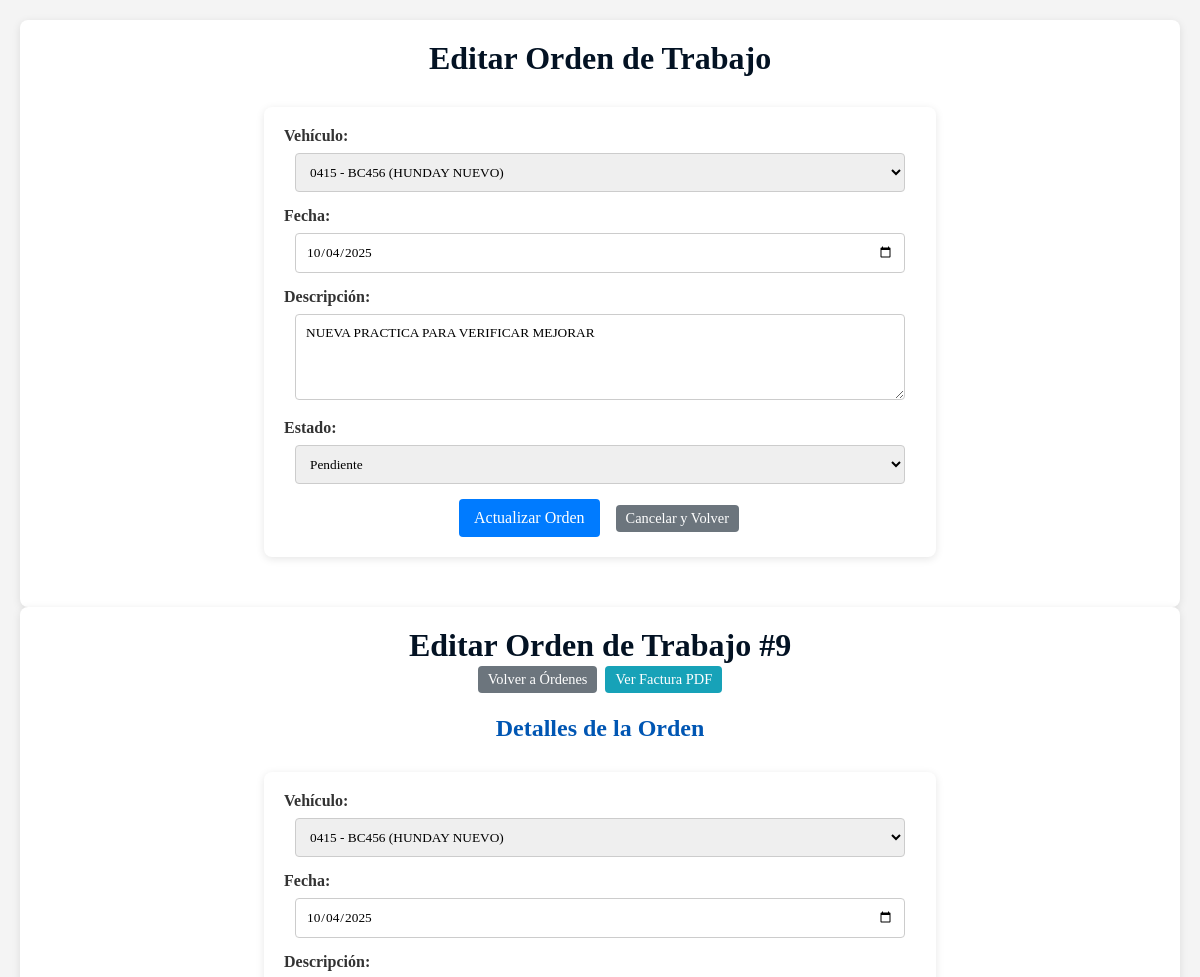
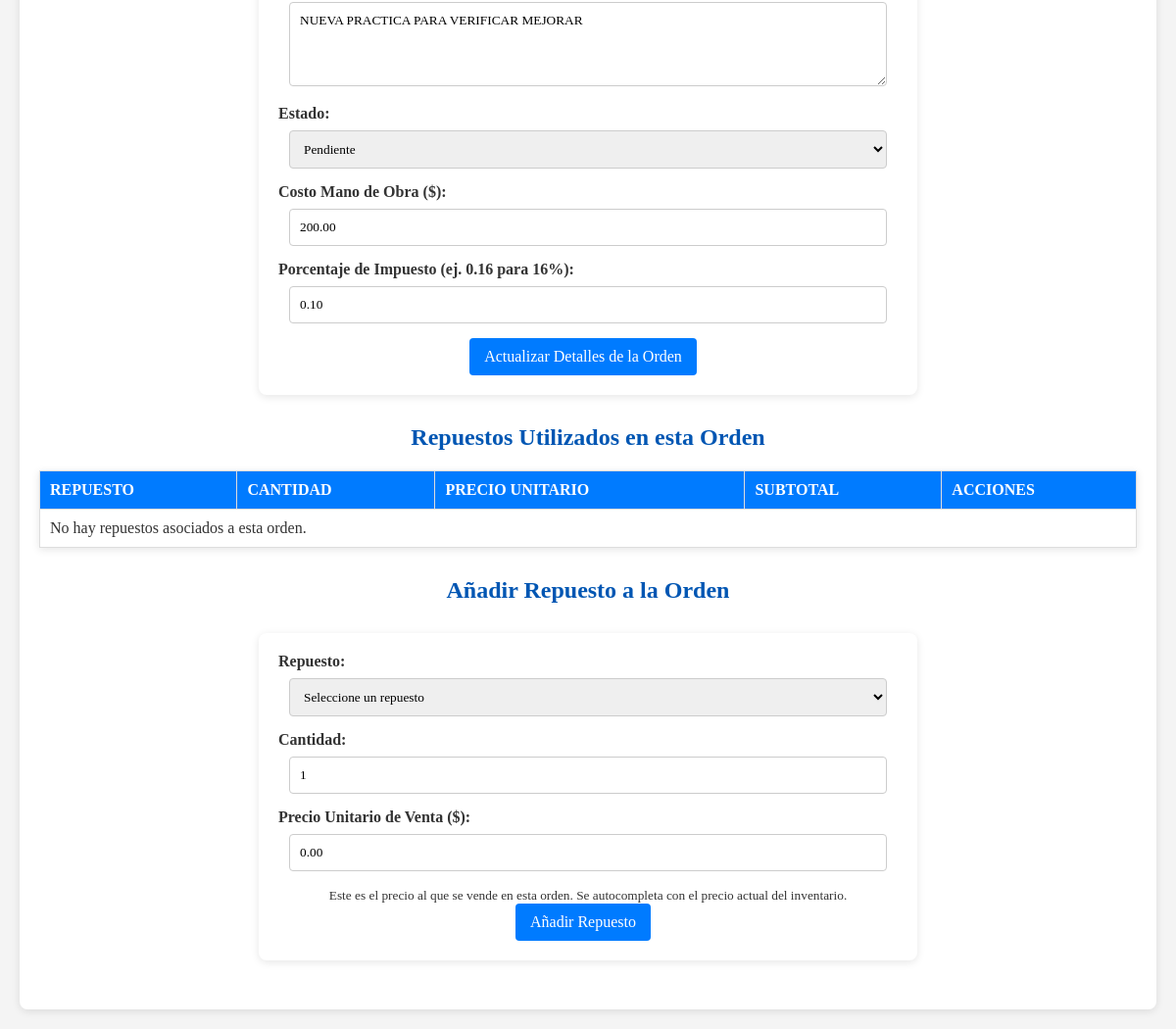
The app's page /edit_orden.php?id=9 with its own data (2 pictures, top to bottom).
### tables this page shows
CREATE TABLE `ordenes_de_trabajo` (
  `id` int(11) NOT NULL,
  `vehiculo_id` int(11) NOT NULL,
  `fecha` date NOT NULL,
  `descripcion` text DEFAULT NULL,
  `estado` enum('Pendiente','En Proceso','Completada','Cancelada') DEFAULT 'Pendiente',
  `costo_mano_obra` decimal(10,2) DEFAULT 0.00,
  `impuesto_porcentaje` decimal(5,2) DEFAULT 0.16
);

CREATE TABLE `vehiculos` (
  `id` int(11) NOT NULL,
  `cliente_id` int(11) NOT NULL,
  `marca` varchar(50) NOT NULL,
  `modelo` varchar(50) DEFAULT NULL,
  `placa` varchar(20) NOT NULL
);

### edit_orden.php (the view, shortened to what this page needs)
<?php
include 'db_config.php';
$orden = null;
if (isset($_GET['id']) && !empty($_GET['id'])) {
    $id_orden = $conn->real_escape_string($_GET['id']);
    $sql_select = "SELECT id, vehiculo_id, fecha, descripcion, estado FROM ordenes_de_trabajo WHERE id = '$id_orden'";
    $result = $conn->query($sql_select);
    if ($result->num_rows == 1) {
        $orden = $result->fetch_assoc();
    } else {
        echo "<p class='status-message error'>Orden de trabajo no encontrada.</p>";
    }
} else {
    echo "<p class='status-message error'>ID de orden de trabajo no especificado.</p>";
}
?>
<!DOCTYPE html>
<html lang="es">
<head>
    <link rel="stylesheet" href="styles.css">
</head>
<body>
    <div class="container">
        <h1>Editar Orden de Trabajo</h1>
        <?php if ($orden): ?>
        <div class="form-container">
            <form action="edit_orden.php?id=<?php echo htmlspecialchars($orden['id']); ?>" method="POST">
                <label for="vehiculo_id">Vehículo:</label>
                <select id="vehiculo_id" name="vehiculo_id" required>
                    <?php
                    $vehiculos_query = $conn->query("SELECT id, placa, marca, modelo FROM vehiculos ORDER BY placa ASC");
                    if ($vehiculos_query->num_rows > 0) {
                        while ($vehiculo_row = $vehiculos_query->fetch_assoc()) {
                            $selected = ($vehiculo_row['id'] == $orden['vehiculo_id']) ? 'selected' : '';
                            echo "<option value='" . $vehiculo_row['id'] . "' $selected>" . htmlspecialchars($vehiculo_row['placa']) . " (" . htmlspecialchars($vehiculo_row['marca']) . " " . htmlspecialchars($vehiculo_row['modelo']) . ")</option>";
                        }
                    } else {
                        echo "<option value=''>No hay vehículos registrados</option>";
                    }
                    ?>
                </select>
                <label for="fecha">Fecha:</label>
                <input type="date" id="fecha" name="fecha" value="<?php echo htmlspecialchars($orden['fecha']); ?>" required>
                <label for="descripcion">Descripción:</label>
                <textarea id="descripcion" name="descripcion" rows="4" required><?php echo htmlspecialchars($orden['descripcion']); ?></textarea>
                <label for="estado">Estado:</label>
                <select id="estado" name="estado" required>
                    <option value="Pendiente" <?php echo ($orden['estado'] == 'Pendiente') ? 'selected' : ''; ?>>Pendiente</option>
                </select>
                <input type="submit" name="submit_edit" value="Actualizar Orden">
                <a href="ordenes_trabajo.php" class="action-button back-button">Cancelar y Volver</a>
            </form>
        </div>
        <?php else: ?>
            <p class="status-message error" style="text-align: center;">No se pudo cargar la información de la orden para editar.</p>
            <p style="text-align: center;"><a href="ordenes_trabajo.php" class="action-button back-button">Volver a la lista</a></p>
        <?php endif; ?>
    </div>
</body>
</html>
<?php
include 'db_config.php';
$id_orden = null;
$vehiculos = [];
if (isset($_GET['id']) && !empty($_GET['id'])) {
    $id_orden = $conn->real_escape_string($_GET['id']);
    $vehiculos_query = $conn->query("SELECT id, placa, marca, modelo FROM vehiculos ORDER BY placa ASC");
    if ($vehiculos_query->num_rows > 0) {
        while ($row = $vehiculos_query->fetch_assoc()) {
            $vehiculos[] = $row;
        }
    }
} else {
    die("<p class='status-message error'>ID de orden de trabajo no especificado.</p>");
}
$repuestos_en_orden = [];
$sql_select_orden = "SELECT id, vehiculo_id, fecha, descripcion, estado, costo_mano_obra, impuesto_porcentaje
                     FROM ordenes_de_trabajo WHERE id = '$id_orden'";
$result_orden = $conn->query($sql_select_orden);
$orden = $result_orden->fetch_assoc();
?>
<!DOCTYPE html>
<html lang="es">
<head>
    <link rel="stylesheet" href="styles.css">
</head>
<body>
    <div class="container">
        <h1>Editar Orden de Trabajo #<?php echo htmlspecialchars($orden['id']); ?></h1>
        <div class="top-buttons">
            <a href="ordenes_trabajo.php" class="action-button back-button">Volver a Órdenes</a>
            <a href="generar_factura_pdf.php?id=<?php echo htmlspecialchars($orden['id']); ?>" class="action-button print-button" target="_blank">Ver Factura PDF</a>
        </div>
        <h2>Detalles de la Orden</h2>
        <div class="form-container">
            <form action="edit_orden.php?id=<?php echo htmlspecialchars($orden['id']); ?>" method="POST">
                <label for="vehiculo_id">Vehículo:</label>
                <select id="vehiculo_id" name="vehiculo_id" required>
                    <?php foreach ($vehiculos as $v): ?>
                        <option value="<?php echo htmlspecialchars($v['id']); ?>" <?php echo ($v['id'] == $orden['vehiculo_id']) ? 'selected' : ''; ?>>
                            <?php echo htmlspecialchars($v['placa'] . " (" . $v['marca'] . " " . $v['modelo'] . ")"); ?>
                        </option>
                    <?php endforeach; ?>
                </select>
                <label for="fecha">Fecha:</label>
                <input type="date" id="fecha" name="fecha" value="<?php echo htmlspecialchars($orden['fecha']); ?>" required>
                <label for="descripcion">Descripción:</label>
                <textarea id="descripcion" name="descripcion" rows="4" required><?php echo htmlspecialchars($orden['descripcion']); ?></textarea>
                <label for="estado">Estado:</label>
                <select id="estado" name="estado" required>
                    <option value="Pendiente" <?php echo ($orden['estado'] == 'Pendiente') ? 'selected' : ''; ?>>Pendiente</option>
                </select>
                <label for="costo_mano_obra">Costo Mano de Obra ($):</label>
                <input type="number" id="costo_mano_obra" name="costo_mano_obra" step="0.01" min="0" value="<?php echo htmlspecialchars($orden['costo_mano_obra']); ?>" required>
                <label for="impuesto_porcentaje">Porcentaje de Impuesto (ej. 0.16 para 16%):</label>
                <input type="number" id="impuesto_porcentaje" name="impuesto_porcentaje" step="0.01" min="0" max="1" value="<?php echo htmlspecialchars($orden['impuesto_porcentaje']); ?>" required>
                <input type="submit" name="submit_edit_orden" value="Actualizar Detalles de la Orden" class="create-button">
            </form>
        </div>
        <h2 style="margin-top: 30px;">Repuestos Utilizados en esta Orden</h2>
        <table>
            <thead>
                <tr>
                    <th>Repuesto</th>
                    <th>Cantidad</th>
                    <th>Precio Unitario</th>
                    <th>Subtotal</th>
                    <th>Acciones</th>
                </tr>
            </thead>
            <tbody>
                <?php if (!empty($repuestos_en_orden)): ?>
                    <?php $total_repuestos_orden = 0; ?>
                    <?php foreach ($repuestos_en_orden as $rep): ?>
                        <?php $subtotal_repuesto = $rep['cantidad_utilizada'] * $rep['precio_unitario_venta']; ?>
                        <?php $total_repuestos_orden += $subtotal_repuesto; ?>
                        <tr>
                            <td><?php echo htmlspecialchars($rep['repuesto_nombre']); ?></td>
                            <td align="center"><?php echo htmlspecialchars($rep['cantidad_utilizada']); ?></td>
                            <td align="right">$<?php echo number_format($rep['precio_unitario_venta'], 2); ?></td>
                            <td align="right">$<?php echo number_format($subtotal_repuesto, 2); ?></td>
                            <td>
                                <a href="edit_orden.php?id=<?php echo htmlspecialchars($orden['id']); ?>&delete_repuesto_id=<?php echo htmlspecialchars($rep['repuesto_id']); ?>"
                                   class="action-button delete-button"
                                   onclick="return confirm('¿Eliminar <?php echo htmlspecialchars($rep['repuesto_nombre']); ?> de esta orden?');">Eliminar</a>
                            </td>
                        </tr>
                    <?php endforeach; ?>
                    <tr class="total-row">
                        <td colspan="3" align="right"><strong>Total Repuestos de la Orden:</strong></td>
                        <td align="right"><strong>$<?php echo number_format($total_repuestos_orden, 2); ?></strong></td>
                        <td></td>
                    </tr>
                <?php else: ?>
                    <tr><td colspan="5">No hay repuestos asociados a esta orden.</td></tr>
                <?php endif; ?>
            </tbody>
        </table>
        <h2 style="margin-top: 30px;">Añadir Repuesto a la Orden</h2>
        <div class="form-container">
            <form action="edit_orden.php?id=<?php echo htmlspecialchars($orden['id']); ?>" method="POST">
                <label for="repuesto_id">Repuesto:</label>
                <select id="repuesto_id" name="repuesto_id" onchange="setRepuestoPrice()" required>
                    <option value="">Seleccione un repuesto</option>
                </select>
                <label for="cantidad_utilizada">Cantidad:</label>
                <input type="number" id="cantidad_utilizada" name="cantidad_utilizada" min="1" value="1" required>
                <label for="precio_unitario_venta">Precio Unitario de Venta ($):</label>
                <input type="number" id="precio_unitario_venta" name="precio_unitario_venta" step="0.01" min="0" value="0.00" required>
                <small>Este es el precio al que se vende en esta orden. Se autocompleta con el precio actual del inventario.</small>
                <input type="submit" name="submit_add_repuesto" value="Añadir Repuesto" class="create-button">
            </form>
        </div>
    </div>
</body>
</html>

### styles.css (style rules this page uses)
:root { --primary-color: #4f4aa6; --secondary-color: #f57309; --bg-color: #f7f7f7; --light-color: white; --header-title-font: Popins-Extrabold; --text-font: Popins; --menu-font: Popins-Bold; --fontsubt: fonta; --secction-font-title: Popins-Bold; --darck-color: black; }
* { margin: 0; padding: 0; box-sizing: border-box; font-family: var(--text-font); }
body { font-family: Arial, sans-serif; margin: 20px; background-color: #f4f4f4; color: #333; }
h1, h2 { color: #0056b3; text-align: center; }
.container { max-width: 1200px; margin: 0 auto; padding: 20px; background-color: #fff; box-shadow: 0 2px 8px rgba(0,0,0,0.1); border-radius: 8px; }
table { width: 100%; margin: 20px auto; border-collapse: collapse; box-shadow: 0 2px 8px rgba(0,0,0,0.1); background-color: #fff; }
th, td { border: 1px solid #ddd; padding: 10px; text-align: left; }
th { background-color: #007bff; color: white; text-transform: uppercase; }
.action-button { padding: 5px 10px; border: none; cursor: pointer; border-radius: 4px; text-decoration: none; color: white; display: inline-block; margin: 2px; font-size: 0.9em; }
.print-button { background-color: #17a2b8; }
.create-button { background-color: #28a745; }
.back-button { background-color: #6c757d; }
.form-container { width: 60%; margin: 30px auto; padding: 20px; background-color: #fff; box-shadow: 0 2px 8px rgba(0,0,0,0.1); border-radius: 8px; }
.form-container label { display: block; margin-bottom: 8px; font-weight: bold; text-align: left; }
.form-container input[type="text"], .form-container input[type="date"], .form-container input[type="number"], .form-container select, .form-container textarea { width: calc(100% - 22px); padding: 10px; margin-bottom: 15px; border: 1px solid #ccc; border-radius: 4px; box-sizing: border-box; }
.form-container input[type="submit"] { background-color: #007bff; color: white; padding: 10px 15px; border: none; border-radius: 4px; cursor: pointer; font-size: 16px; margin-right: 10px; }
.top-buttons { text-align: center; margin-bottom: 20px; }
a { text-decoration: none; }
h1 { font-family: var(--secction-font-title); color: #031223; }
::placeholder { color: #0c0011; }
html { font-family: 'Segoe UI', sans-serif; text-align: center; }

### records on screen
ordenes_de_trabajo: fecha "10/04/2025", descripcion "NUEVA PRACTICA PARA VERIFICAR MEJORAR", estado "Pendiente", id "9", vehiculo_id "0415 - BC456 (HUNDAY NUEVO)", costo_mano_obra "200.00", impuesto_porcentaje "0.10"

### other values on screen
form field vehiculo_id "0415 - BC456 (HUNDAY NUEVO)"
